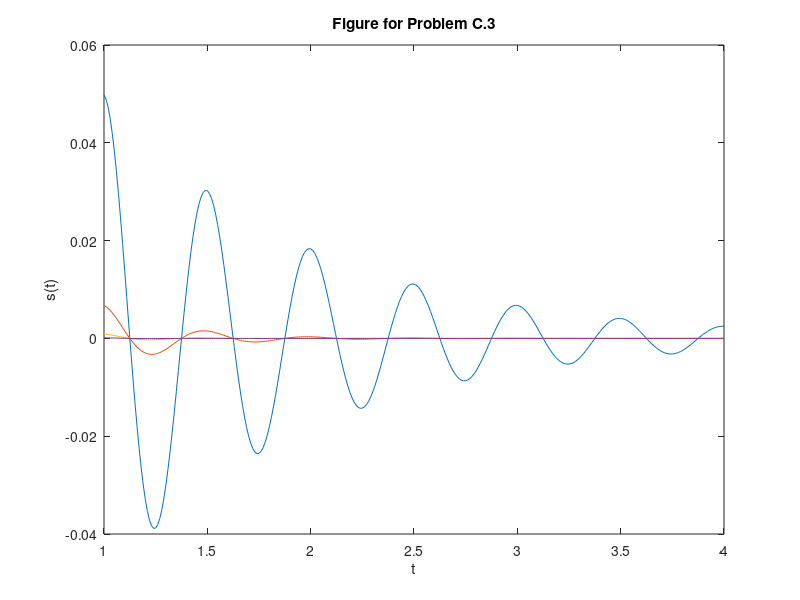

This chart was generated by the following MATLAB code: (Note: this script raises an error after producing the figure.)
%A.1
f = @(t) exp(-t).*cos(2*pi*t);
t=(-2:2);
plot(t,f(t));
title('Figure 1.46');
xlabel('t');
ylabel('f(t)');

%--------------

f = @(t) exp(-t).*cos(2*pi*t);
t=(-2:0.01:2);

plot(t,f(t));
title('Figure 1.47');
xlabel('t');
ylabel('f(t)');


%A.2
f = @(t) exp(-t);
t = (-2:2)

plot (t,f(t));
title('Figure for Problem A.2');
xlabel('t');
ylabel('f(t)');

%B.1
t = (-1:0.01:2); 
p = @(t) 1.0.*((t>=0)&(t<1));

plot(t,p(t));
xlabel('t'); 
ylabel('p(t) = u(t)-u(t-1)');
axis([-1 2 -.1 1.1]); 
title('Figure 1.50');

%B.2
t=(-2:0.01:2);
u=@(t) 1.0.*(t>=0);
p=@(t) u(t)-u(t-1);
r=@(t) t.*p(t);
n=@(t) r(t)+r(-t+2);

plot(t,r(t));
xlabel('t');
ylabel('r(t)=t*p(t)');
title('Figure B.2 r(t)');
axis([-1 2 -0.1 1.1]);

%----------

t=(-2:0.01:2);
u=@(t) 1.0.*(t>=0);
p=@(t) u(t)-u(t-1);
r=@(t) t.*p(t);
n=@(t) r(t)+r(-t+2);

plot(t, n(t));
xlabel("t");
ylabel("n(t) =r(t) + r(-t+2)");
title('Figure B.2 n(t)');

%B.3
t = (-4:0.01:4);
n1=@(t) n(0.5*t);

plot(t,n1(t));
xlabel('t');
ylabel('n1(t)');
title('Figure B.3 n1(t)');
axis([-1 4 -0.1 1.1]);

%---------
t = (-4:0.01:4);
n1=@(t) n(0.5*t);
n2=@(t) n1(t+0.5);

plot(t,n2(t));
xlabel('t');
ylabel('n2(t)');
title('Figure B.3 n2(t)');
axis([-1 4 -0.1 1.1]);

%B.4
t = (-4:0.01:4);
n1=@(t) n(0.5*t);

plot(t,n1(t));
xlabel('t');
ylabel('n1(t)');
title('Figure B.3 n1(t)');
axis([-1 4 -0.1 1.1]);

%--------

t = (-4:0.01:4);
n1=@(t) n(0.5*t);
n2=@(t) n1(t+0.5);

plot(t,n2(t));
xlabel('t');
ylabel('n2(t)');
title('Figure B.3 n2(t)');
axis([-1 4 -0.1 1.1]);

%C.1
t=(-2:0.01:2);
f=@(t) exp(-2*t).*cos(4*pi*t);

u=@(t) 1.0.*(t>=0);
axis([-2 2 -0.1 1.1]);

g=@(t) f(t).*u(t);

plot(t,g(t));
xlabel('t');
ylabel('g(t)=f(t)*u(t)');
title('Figure for Problem C.1');

%C.2
f=@(t) exp(-2*t).*cos(4*pi*t);
t=(-2:0.01:2);

u=@(t) 1.0*(t>=0);
axis([-2 2 -0.1 1.1])

g=@(t) f(t).*u(t);
t=(-2:0.01:2);

s=@(t) g(t+1);
t=(0:0.01:4);

plot(t,s(t));
xlabel("t");
ylabel("s(t)=g(t+1)");
title('Figure for Problem C.2');

%C.3
u=@(t) 1.0.*(t>=0);
t=(1:0.01:4);

for alpha = 1:2:7
s=@(t) exp(-2).*exp(-alpha*t).*cos(4*pi*t).*u(t);

plot(t,s(t));
xlabel('t');
ylabel('s(t)');
title('Figure for Problem C.3');

hold on;
end

%D.2

%a.
tic;
for i = 1:1024
    for j = 1:100
        if B(i,j) < 0.01 
            B(i,j) = 0;
        end
    end
end

D2_a=B;
toc

%b.
tic;
B([ B >= 0.01 ]) = 0;
D2_b=B; 
toc;

%D.3
x_audio_copy = x_audio;

count=0;
threshold=0.01;

for i = 1:20000
        if x_audio_copy(i,1) < threshold
            x_audio_copy(i,1) = 0;
            count=count+1;
        end
end
disp(count);
sound(x_audio_copy);

